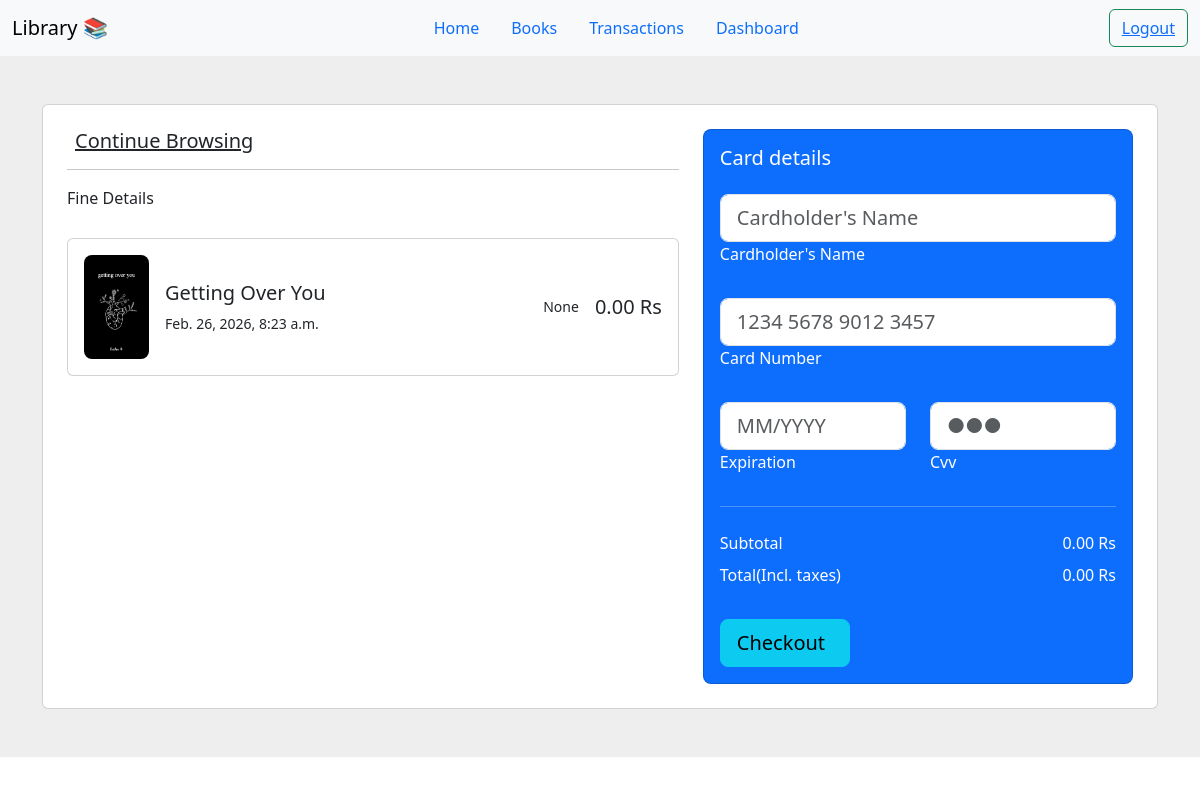
Before: /checkout/5/ (signed in) with the older database file.
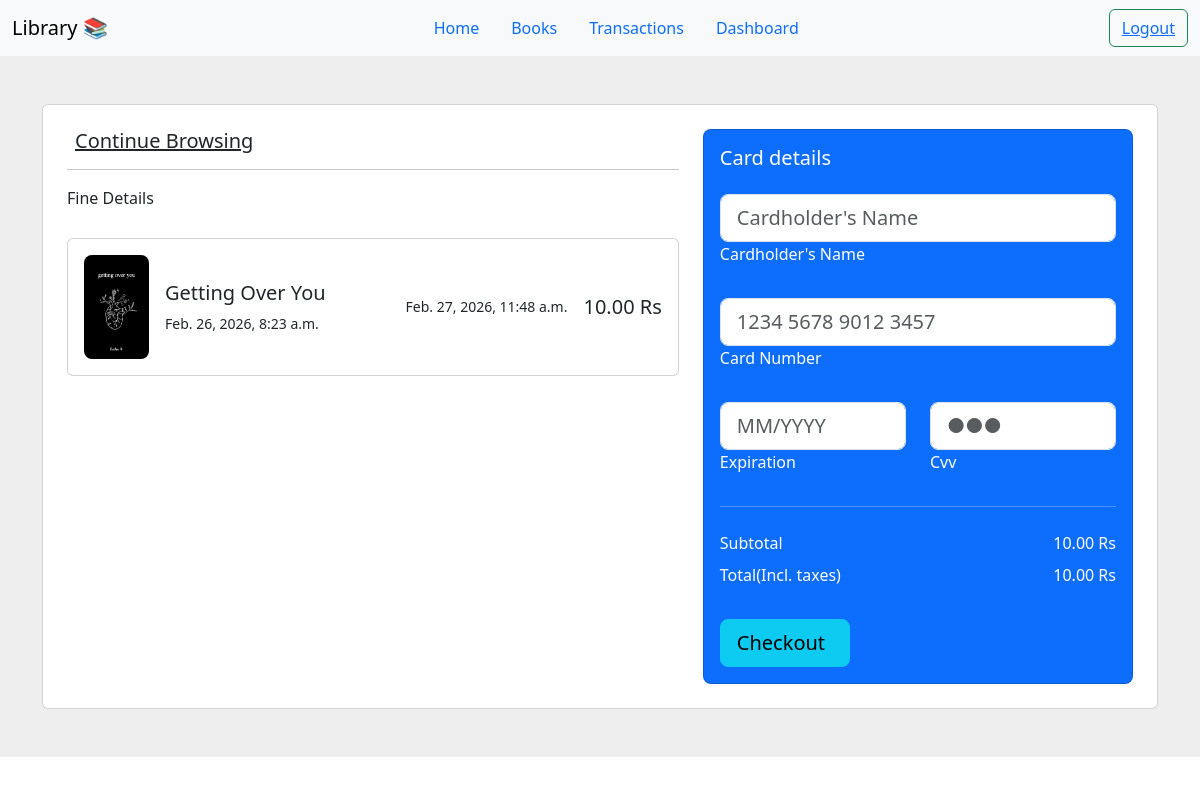
After: the same page with the newer database file.
### transaction/models.py (models this page shows, shortened)
class Transaction(models.Model):
    member = models.ForeignKey('member.Member', on_delete=models.CASCADE)
    book = models.ForeignKey('books.Book', on_delete=models.CASCADE)
    borrowed_at = models.DateTimeField(auto_now_add=True)
    due_date = models.DateTimeField(default=get_default_due_date)
    returned_at = models.DateTimeField(null=True, blank=True)
    fine_amount = models.DecimalField(max_digits=6, decimal_places=2, default=Decimal("0.00"))
    fine_paid = models.BooleanField(default=False)
    class Meta:
        ordering = ("-id",)
        indexes = [
            models.Index(fields=["-id"]),
        ]

### books/models.py (models this page shows, shortened)
class Book(models.Model):
    title = models.CharField(max_length=100)
    author = models.ForeignKey(Author,on_delete=models.CASCADE)
    published_date = models.DateField()
    isbn = models.CharField(max_length=20)
    available_copies = models.IntegerField(default=1)
    image = models.ImageField(upload_to='book_images/',null=True,blank=True)
    class Meta:
        ordering = ("-id",)  # newest first; or use ("-id",) if no created_at
        indexes = [
            models.Index(fields=["-id"]),  # makes ORDER BY fast
        ]

### transaction/trans.py (the view, shortened to what this page needs)
# urls.py: path('checkout/<int:trans_id>/',Checkout.as_view(),name='pay'),
class Checkout(LoginRequiredMixin,View):
    login_url = '/login/'
    def get(self,request,*args,**kwargs):
        trans_id = kwargs.get('trans_id')
        trans = get_object_or_404(Transaction, pk=trans_id)
        return render(request,"checkout.html",{"trans":trans})

### transaction/templates/checkout.html (shortened to what the changed rows need)
{% extends 'base.html' %}
{% block content %}
<section class="h-100 h-custom" style="background-color: #eee;">
    <div class="container py-5 h-100">
        <div class="row d-flex justify-content-center align-items-center h-100">
            <div class="col">
                <div class="card">
                    <div class="card-body p-4">
                        <div class="row">
                            <div class="col-lg-7">
                                <div class="card mb-3">
                                    <div class="card-body">
                                        <div class="d-flex justify-content-between">
                                            <div class="d-flex flex-row align-items-center">
                                                <div>
                                                    <img src="{{ trans.book.image.url }}" class="img-fluid rounded-3"
                                                        alt="Shopping item" style="width: 65px;">
                                                </div>
                                                <div class="ms-3">
                                                    <h5>{{trans.book.title}}</h5>
                                                    <p class="small mb-0">{{trans.due_date}}</p>
                                                </div>
                                            </div>
                                            <div class="d-flex flex-row align-items-center">
                                                <div>
                                                    <h5 class="small mb-0 mx-3">{{trans.returned_at}}</h5>
                                                </div>
                                                <div>
                                                    <h5 class="mb-0">{{trans.fine_amount}} Rs</h5>
                                                </div>
                                            </div>
                                        </div>
                                    </div>
                                </div>
                            </div>
                            <div class="col-lg-5">
                                <div class="card bg-primary text-white rounded-3">
                                    <div class="card-body">
                                        <form class="mt-4" method="post">
                                            <div class="d-flex justify-content-between">
                                                <p class="mb-2">Subtotal</p>
                                                <p class="mb-2">{{trans.fine_amount}} Rs</p>
                                            </div>
                                            <div class="d-flex justify-content-between mb-4">
                                                <p class="mb-2">Total(Incl. taxes)</p>
                                                <p class="mb-2">{{trans.fine_amount}} Rs</p>
                                            </div>
                                        </form>
                                    </div>
                                </div>
                            </div>
                        </div>
                    </div>
                </div>
            </div>
        </div>
    </div>
</section>
{%endblock%}

Changed rows visible on the page:
changed Transaction "Getting Over You": returned_at "None" → "Feb. 27, 2026, 11:48 a.m."; fine_amount "0.00" → "10.00"
